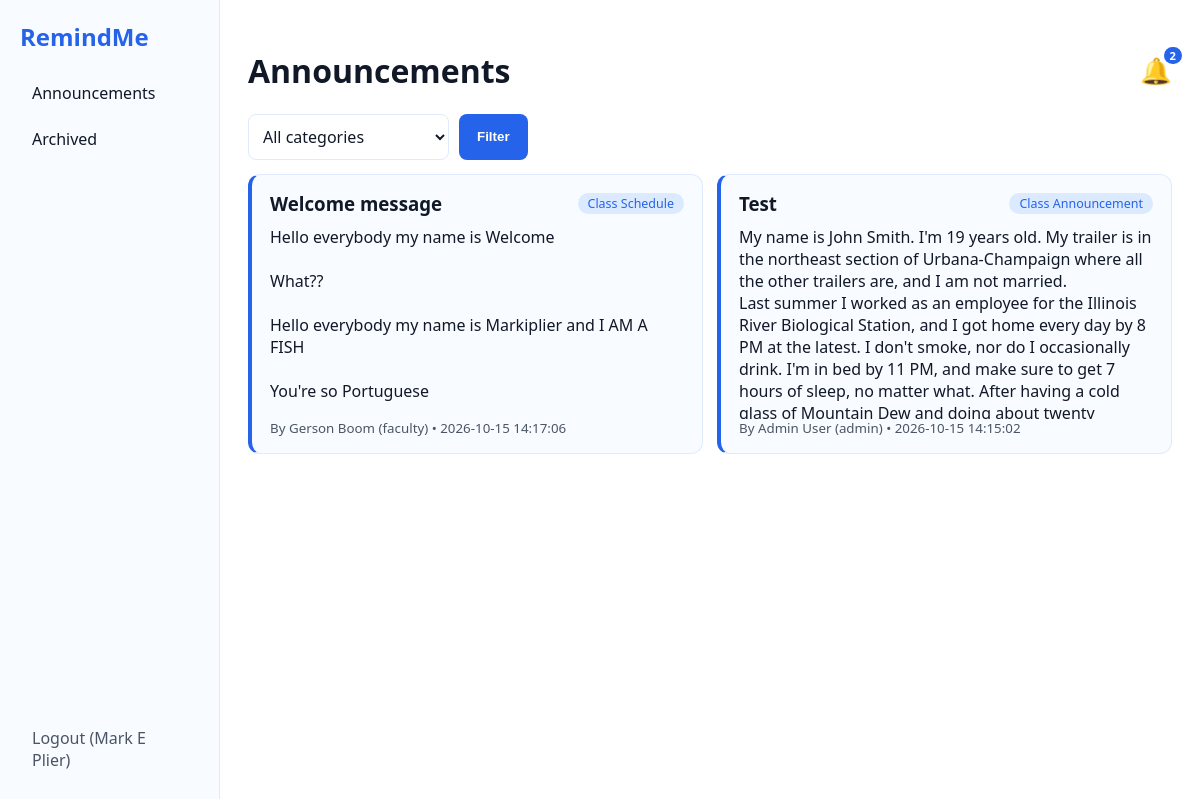
/student/dashboard.php (signed in), run on the app's committed database.
### tables this page shows
CREATE TABLE `posts` (
  `id` int(11) NOT NULL,
  `title` varchar(150) NOT NULL,
  `body` text NOT NULL,
  `category_id` int(11) DEFAULT NULL,
  `course_id` int(11) DEFAULT NULL,
  `section` varchar(20) DEFAULT NULL,
  `author_id` int(11) NOT NULL,
  `status` enum('active','archived') DEFAULT 'active',
  `created_at` timestamp NOT NULL DEFAULT current_timestamp(),
  `expires_at` datetime DEFAULT NULL
);

CREATE TABLE `categories` (
  `id` int(11) NOT NULL,
  `name` varchar(50) NOT NULL,
  `for_faculty` tinyint(1) NOT NULL DEFAULT 0
);

CREATE TABLE `users` (
  `id` int(11) NOT NULL,
  `name` varchar(100) NOT NULL,
  `email` varchar(100) NOT NULL,
  `password` varchar(255) NOT NULL,
  `role` enum('admin','faculty','student') NOT NULL,
  `course_id` int(11) DEFAULT NULL,
  `section` varchar(20) DEFAULT NULL,
  `created_at` timestamp NOT NULL DEFAULT current_timestamp()
);

### config.php (called while the page is built, shortened)
<?php
function e($s) { return htmlspecialchars((string)$s, ENT_QUOTES, 'UTF-8'); }

### student/dashboard.php (the view, shortened to what this page needs)
<?php
require '../config.php';
$me  = (int)$_SESSION['user']['id'];
$cid = (int)$_SESSION['user']['course_id'];
$sec = (string)$_SESSION['user']['section'];
$view = ($_GET['view'] ?? 'active') === 'archived' ? 'archived' : 'active';
$cats = $conn->query("SELECT * FROM categories")->fetch_all(MYSQLI_ASSOC);
$sql = "SELECT p.*, c.name AS category, u.name AS author, u.role AS author_role,
          (pr.post_id IS NOT NULL) AS is_read
        FROM posts p
        LEFT JOIN categories c ON c.id=p.category_id
        JOIN users u ON u.id=p.author_id
        LEFT JOIN post_reads pr ON pr.post_id=p.id AND pr.user_id=?
        WHERE p.status=? AND (p.course_id IS NULL OR p.course_id=?) AND (p.section IS NULL OR p.section=?)";
$types = 'isis'; $params = [$me, $view, $cid, $sec];
$sql .= " ORDER BY p.created_at DESC";
$st = $conn->prepare($sql); $st->bind_param($types, ...$params); $st->execute();
$posts = $st->get_result()->fetch_all(MYSQLI_ASSOC);
$unread = 0;
if ($view === 'active') foreach ($posts as $p) if (!$p['is_read']) $unread++;
?>
<!DOCTYPE html><html lang="en"><head><meta charset="UTF-8">
<title>Student Dashboard</title><link rel="stylesheet" href="../assets/style.css"></head>
<body class="layout">
<nav class="sidebar"><h2>RemindMe</h2>
  <a href="dashboard.php">Announcements</a>
  <a href="?view=archived">Archived</a>
  <a href="../logout.php" class="logout">Logout (<?= e($_SESSION['user']['name']) ?>)</a></nav>
<main>
  <div class="row">
    <h1><?= $view === 'archived' ? 'Archived' : 'Announcements' ?></h1>
    <a class="bell" href="?read=1" title="Mark all as read">&#128276;<?php if ($unread): ?><b><?= $unread ?></b><?php endif; ?></a>
  </div>
  <form class="filters" method="get">
    <select name="cat"><option value="">All categories</option>
      <?php foreach ($cats as $c): ?><option value="<?= $c['id'] ?>" <?= ($_GET['cat'] ?? '') == $c['id'] ? 'selected' : '' ?>><?= e($c['name']) ?></option><?php endforeach; ?></select>
    <button class="btn" type="submit">Filter</button>
  </form>
  <div class="post-grid">
  <?php foreach ($posts as $p): ?>
  <article class="post <?= (!$p['is_read'] && $view === 'active') ? 'unread' : '' ?>">
    <div class="row"><h3><?= e($p['title']) ?></h3><span class="tag active"><?= e($p['category'] ?? 'General') ?></span></div>
    <div class="post-body"><p><?= nl2br(e($p['body'])) ?></p></div>
    <div class="post-footer"><small class="muted">By <?= e($p['author']) ?> (<?= e($p['author_role']) ?>) &bull; <?= e($p['created_at']) ?>
      <?php if ($p['expires_at']): ?> &bull; Until <?= e($p['expires_at']) ?><?php endif; ?></small>
    </div>
  </article>
  <?php endforeach; ?>
  </div>
</main></body></html>

### assets/style.css (style rules this page uses)
:root { --bg:#ffffff; --panel:#f8fbff; --line:#dfeafc; --text:#111827; --muted:#4b5563; --accent:#2563eb; --accent-soft:#dbeafe; --accent-strong:#1d4ed8; --button-text:#ffffff; }
* { box-sizing:border-box }
body { margin:0;font-family:system-ui,Segoe UI,Arial,sans-serif;background:var(--bg);color:var(--text) }
a { color:var(--accent) }
input,select,textarea { width:100%;padding:10px;border-radius:8px;border:1px solid var(--line);background:#ffffff;color:var(--text);font:inherit }
.btn { display:inline-block;padding:10px 18px;border:0;border-radius:8px;background:var(--accent);color:var(--button-text);font-weight:700;cursor:pointer;text-decoration:none;margin-top:14px }
.layout { display:flex;min-height:100vh }
.sidebar { width:220px;background:var(--panel);border-right:1px solid var(--line);padding:20px;display:flex;flex-direction:column;gap:6px }
.sidebar h2 { margin:0 0 14px;color:var(--accent) }
.sidebar a { color:var(--text);text-decoration:none;padding:9px 12px;border-radius:8px }
.sidebar .logout { margin-top:auto;color:var(--muted) }
main { flex:1;padding:28px;min-width:0;background:#fff }
.row { display:flex;justify-content:space-between;align-items:center;gap:10px }
.filters { display:flex;gap:10px;flex-wrap:wrap;margin-bottom:14px }
.filters select { width:auto }
.filters .btn { margin:0 }
.tag { padding:2px 10px;border-radius:99px;font-size:.78rem }
.tag.active { background:#dbeafe;color:var(--accent) }
.muted { color:var(--muted) }
.bell { position:relative;font-size:1.6rem;text-decoration:none;color:var(--accent) }
.bell b { position:absolute;top:-6px;right:-10px;background:var(--accent);color:#fff;font-size:.7rem;border-radius:99px;padding:1px 6px }
.post { background:var(--panel);border:1px solid var(--line);border-radius:12px;padding:16px 18px;margin-bottom:14px }
.post.unread { border-left:4px solid var(--accent) }
.post h3 { margin:0;color:var(--text) }
.post p { margin:10px 0 }
.post-grid { display:grid;grid-template-columns:repeat(2,minmax(0,1fr));gap:14px }
.post-grid .post { height:280px;margin:0;display:flex;flex-direction:column;min-width:0 }
.post-grid .post h3 { overflow-wrap:anywhere }
.post-body { flex:1;min-height:0;overflow-y:auto }
.post-footer { display:flex;justify-content:space-between;align-items:center;gap:10px;flex-wrap:wrap }

### data on the page
posts: title "Welcome message", category.name "Class Schedule", body "Hello everybody my name is Welcome What?? Hello everybody my name is Markiplier and I AM A FISH You're so Portuguese", author.name "Gerson Boom", author.role "faculty", created_at "2026-10-15 14:17:06"
posts: title "Test", category.name "Class Announcement", body "My name is John Smith. I'm 19 years old. My trailer is in the northeast section of Urbana-Champaign where all the other trailers are, and I am not married. Last summer I worked as an employee for the Illinois River Biological Station, and I got home every day by 8 PM at the latest. I don't smoke, nor do I occasionally drink. I'm in bed by 11 PM, and make sure to get 7 hours of sleep, no matter what. After having a cold glass of Mountain Dew and doing about twenty…", author.name "Admin User", author.role "admin", created_at "2026-10-15 14:15:02"

### other printed values
$_SESSION['user']['name'] "Mark E Plier"
$unread "2"
